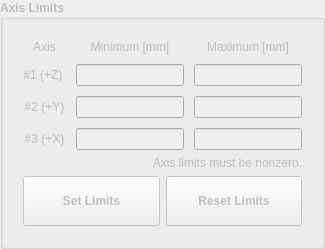
    <widget class="QGroupBox" name="gb_limits">
     <property name="enabled">
      <bool>false</bool>
     </property>
     <property name="font">
      <font>
       <weight>75</weight>
       <bold>true</bold>
      </font>
     </property>
     <property name="title">
      <string>Axis Limits</string>
     </property>
     <property name="checkable">
      <bool>false</bool>
     </property>
     <property name="checked">
      <bool>false</bool>
     </property>
     <layout class="QGridLayout" name="gridLayout_5">
      <property name="margin">
       <number>20</number>
      </property>
      <item row="0" column="0">
       <layout class="QGridLayout" name="gridLayout_2">
        <property name="spacing">
         <number>10</number>
        </property>
        <item row="0" column="0">
         <widget class="QLabel" name="label_2">
          <property name="sizePolicy">
           <sizepolicy hsizetype="Preferred" vsizetype="Maximum">
            <horstretch>0</horstretch>
            <verstretch>0</verstretch>
           </sizepolicy>
          </property>
          <property name="font">
           <font>
            <weight>50</weight>
            <bold>false</bold>
           </font>
          </property>
          <property name="text">
           <string>Axis</string>
          </property>
          <property name="alignment">
           <set>Qt::AlignCenter</set>
          </property>
         </widget>
        </item>
        <item row="0" column="1">
         <widget class="QLabel" name="label_3">
          <property name="sizePolicy">
           <sizepolicy hsizetype="Preferred" vsizetype="Maximum">
            <horstretch>0</horstretch>
            <verstretch>0</verstretch>
           </sizepolicy>
          </property>
          <property name="font">
           <font>
            <weight>50</weight>
            <bold>false</bold>
           </font>
          </property>
          <property name="text">
           <string>Minimum [mm]</string>
          </property>
          <property name="alignment">
           <set>Qt::AlignCenter</set>
          </property>
         </widget>
        </item>
        <item row="0" column="2">
         <widget class="QLabel" name="label_4">
          <property name="sizePolicy">
           <sizepolicy hsizetype="Preferred" vsizetype="Maximum">
            <horstretch>0</horstretch>
            <verstretch>0</verstretch>
           </sizepolicy>
          </property>
          <property name="font">
           <font>
            <weight>50</weight>
            <bold>false</bold>
           </font>
          </property>
          <property name="text">
           <string>Maximum [mm]</string>
          </property>
          <property name="alignment">
           <set>Qt::AlignCenter</set>
          </property>
         </widget>
        </item>
        <item row="1" column="0">
         <widget class="QLabel" name="label_5">
          <property name="sizePolicy">
           <sizepolicy hsizetype="Preferred" vsizetype="Preferred">
            <horstretch>0</horstretch>
            <verstretch>0</verstretch>
           </sizepolicy>
          </property>
          <property name="font">
           <font>
            <weight>50</weight>
            <bold>false</bold>
           </font>
          </property>
          <property name="text">
           <string>#1 (+Z) </string>
          </property>
          <property name="alignment">
           <set>Qt::AlignCenter</set>
          </property>
         </widget>
        </item>
        <item row="2" column="0">
         <widget class="QLabel" name="label_6">
          <property name="sizePolicy">
           <sizepolicy hsizetype="Preferred" vsizetype="Preferred">
            <horstretch>0</horstretch>
            <verstretch>0</verstretch>
           </sizepolicy>
          </property>
          <property name="font">
           <font>
            <weight>50</weight>
            <bold>false</bold>
           </font>
          </property>
          <property name="text">
           <string>#2 (+Y)</string>
          </property>
          <property name="alignment">
           <set>Qt::AlignCenter</set>
          </property>
         </widget>
        </item>
        <item row="3" column="0">
         <widget class="QLabel" name="label_7">
          <property name="sizePolicy">
           <sizepolicy hsizetype="Preferred" vsizetype="Preferred">
            <horstretch>0</horstretch>
            <verstretch>0</verstretch>
           </sizepolicy>
          </property>
          <property name="font">
           <font>
            <weight>50</weight>
            <bold>false</bold>
           </font>
          </property>
          <property name="text">
           <string>#3 (+X)</string>
          </property>
          <property name="alignment">
           <set>Qt::AlignCenter</set>
          </property>
         </widget>
        </item>
        <item row="1" column="1">
         <widget class="QLineEdit" name="le_minax1">
          <property name="sizePolicy">
           <sizepolicy hsizetype="Preferred" vsizetype="Fixed">
            <horstretch>0</horstretch>
            <verstretch>0</verstretch>
           </sizepolicy>
          </property>
          <property name="font">
           <font>
            <weight>50</weight>
            <bold>false</bold>
           </font>
          </property>
          <property name="text">
           <string/>
          </property>
         </widget>
        </item>
        <item row="2" column="1">
         <widget class="QLineEdit" name="le_minax2">
          <property name="sizePolicy">
           <sizepolicy hsizetype="Preferred" vsizetype="Fixed">
            <horstretch>0</horstretch>
            <verstretch>0</verstretch>
           </sizepolicy>
          </property>
          <property name="font">
           <font>
            <weight>50</weight>
            <bold>false</bold>
           </font>
          </property>
         </widget>
        </item>
        <item row="1" column="2">
         <widget class="QLineEdit" name="le_maxax1">
          <property name="sizePolicy">
           <sizepolicy hsizetype="Preferred" vsizetype="Fixed">
            <horstretch>0</horstretch>
            <verstretch>0</verstretch>
           </sizepolicy>
          </property>
          <property name="font">
           <font>
            <weight>50</weight>
            <bold>false</bold>
           </font>
          </property>
         </widget>
        </item>
        <item row="2" column="2">
         <widget class="QLineEdit" name="le_maxax2">
          <property name="sizePolicy">
           <sizepolicy hsizetype="Preferred" vsizetype="Fixed">
            <horstretch>0</horstretch>
            <verstretch>0</verstretch>
           </sizepolicy>
          </property>
          <property name="font">
           <font>
            <weight>50</weight>
            <bold>false</bold>
           </font>
          </property>
         </widget>
        </item>
        <item row="3" column="1">
         <widget class="QLineEdit" name="le_minax3">
          <property name="sizePolicy">
           <sizepolicy hsizetype="Preferred" vsizetype="Fixed">
            <horstretch>0</horstretch>
            <verstretch>0</verstretch>
           </sizepolicy>
          </property>
          <property name="font">
           <font>
            <weight>50</weight>
            <bold>false</bold>
           </font>
          </property>
         </widget>
        </item>
        <item row="3" column="2">
         <widget class="QLineEdit" name="le_maxax3">
          <property name="sizePolicy">
           <sizepolicy hsizetype="Preferred" vsizetype="Fixed">
            <horstretch>0</horstretch>
            <verstretch>0</verstretch>
           </sizepolicy>
          </property>
          <property name="font">
           <font>
            <weight>50</weight>
            <bold>false</bold>
           </font>
          </property>
         </widget>
        </item>
       </layout>
      </item>
      <item row="2" column="0">
       <layout class="QHBoxLayout" name="horizontalLayout">
        <item>
         <widget class="QPushButton" name="pbt_setlimits">
          <property name="enabled">
           <bool>false</bool>
          </property>
          <property name="minimumSize">
           <size>
            <width>0</width>
            <height>50</height>
           </size>
          </property>
          <property name="text">
           <string>Set Limits</string>
          </property>
         </widget>
        </item>
        <item>
         <widget class="QPushButton" name="pbt_resetlimits">
          <property name="enabled">
           <bool>false</bool>
          </property>
          <property name="minimumSize">
           <size>
            <width>0</width>
            <height>50</height>
           </size>
          </property>
          <property name="text">
           <string>Reset Limits</string>
          </property>
         </widget>
        </item>
       </layout>
      </item>
      <item row="1" column="0">
       <widget class="QLabel" name="label_13">
        <property name="font">
         <font>
          <weight>50</weight>
          <bold>false</bold>
         </font>
        </property>
        <property name="text">
         <string>Axis limits must be nonzero.</string>
        </property>
        <property name="alignment">
         <set>Qt::AlignRight|Qt::AlignTrailing|Qt::AlignVCenter</set>
        </property>
       </widget>
      </item>
     </layout>
    </widget>
